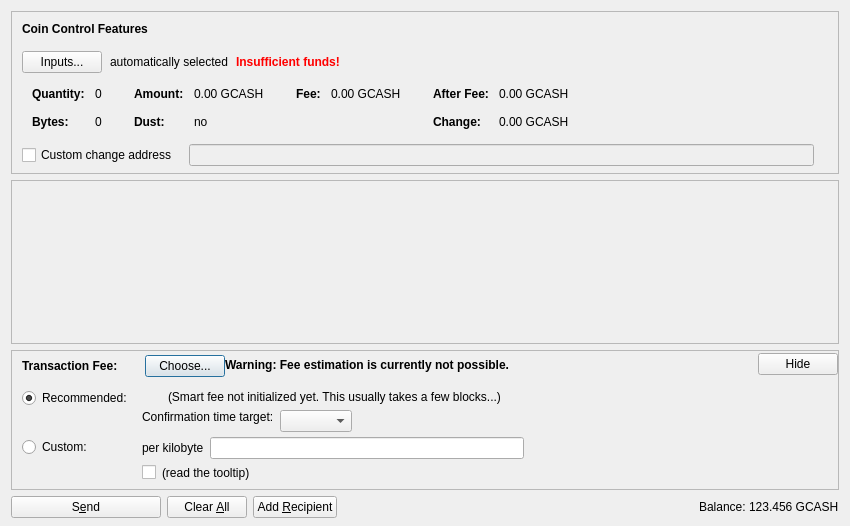
<?xml version="1.0" encoding="UTF-8"?>
<ui version="4.0">
 <class>SendCoinsDialog</class>
 <widget class="QDialog" name="SendCoinsDialog">
  <property name="geometry">
   <rect>
    <x>0</x>
    <y>0</y>
    <width>850</width>
    <height>526</height>
   </rect>
  </property>
  <property name="windowTitle">
   <string>Send Coins</string>
  </property>
  <layout class="QVBoxLayout" name="verticalLayout" stretch="0,1,0,0">
   <property name="bottomMargin">
    <number>8</number>
   </property>
   <item>
    <widget class="QFrame" name="frameCoinControl">
     <property name="sizePolicy">
      <sizepolicy hsizetype="Expanding" vsizetype="Expanding">
       <horstretch>0</horstretch>
       <verstretch>0</verstretch>
      </sizepolicy>
     </property>
     <property name="maximumSize">
      <size>
       <width>16777215</width>
       <height>16777215</height>
      </size>
     </property>
     <property name="frameShape">
      <enum>QFrame::StyledPanel</enum>
     </property>
     <property name="frameShadow">
      <enum>QFrame::Sunken</enum>
     </property>
     <layout class="QVBoxLayout" name="verticalLayoutCoinControl2">
      <property name="spacing">
       <number>0</number>
      </property>
      <property name="leftMargin">
       <number>0</number>
      </property>
      <property name="topMargin">
       <number>0</number>
      </property>
      <property name="rightMargin">
       <number>0</number>
      </property>
      <property name="bottomMargin">
       <number>6</number>
      </property>
      <item>
       <layout class="QVBoxLayout" name="verticalLayoutCoinControl" stretch="0,0,0,0,1">
        <property name="spacing">
         <number>0</number>
        </property>
        <property name="leftMargin">
         <number>10</number>
        </property>
        <property name="topMargin">
         <number>10</number>
        </property>
        <item>
         <layout class="QHBoxLayout" name="horizontalLayoutCoinControl1">
          <property name="bottomMargin">
           <number>15</number>
          </property>
          <item>
           <widget class="QLabel" name="labelCoinControlFeatures">
            <property name="sizePolicy">
             <sizepolicy hsizetype="Preferred" vsizetype="Maximum">
              <horstretch>0</horstretch>
              <verstretch>0</verstretch>
             </sizepolicy>
            </property>
            <property name="font">
             <font>
              <weight>75</weight>
              <bold>true</bold>
             </font>
            </property>
            <property name="styleSheet">
             <string notr="true">font-weight:bold;</string>
            </property>
            <property name="text">
             <string>Coin Control Features</string>
            </property>
           </widget>
          </item>
         </layout>
        </item>
        <item>
         <layout class="QHBoxLayout" name="horizontalLayoutCoinControl2" stretch="0,0,0,0">
          <property name="spacing">
           <number>8</number>
          </property>
          <property name="bottomMargin">
           <number>10</number>
          </property>
          <item>
           <widget class="QPushButton" name="pushButtonCoinControl">
            <property name="styleSheet">
             <string notr="true"/>
            </property>
            <property name="text">
             <string>Inputs...</string>
            </property>
            <property name="autoDefault">
             <bool>false</bool>
            </property>
           </widget>
          </item>
          <item>
           <widget class="QLabel" name="labelCoinControlAutomaticallySelected">
            <property name="text">
             <string>automatically selected</string>
            </property>
            <property name="margin">
             <number>5</number>
            </property>
           </widget>
          </item>
          <item>
           <widget class="QLabel" name="labelCoinControlInsuffFunds">
            <property name="font">
             <font>
              <weight>75</weight>
              <bold>true</bold>
             </font>
            </property>
            <property name="styleSheet">
             <string notr="true">color:red;font-weight:bold;</string>
            </property>
            <property name="text">
             <string>Insufficient funds!</string>
            </property>
            <property name="margin">
             <number>5</number>
            </property>
           </widget>
          </item>
          <item>
           <spacer name="horizontalSpacerCoinControl">
            <property name="orientation">
             <enum>Qt::Horizontal</enum>
            </property>
            <property name="sizeHint" stdset="0">
             <size>
              <width>40</width>
              <height>1</height>
             </size>
            </property>
           </spacer>
          </item>
         </layout>
        </item>
        <item>
         <widget class="QWidget" name="widgetCoinControl" native="true">
          <property name="sizePolicy">
           <sizepolicy hsizetype="Preferred" vsizetype="Preferred">
            <horstretch>0</horstretch>
            <verstretch>0</verstretch>
           </sizepolicy>
          </property>
          <property name="minimumSize">
           <size>
            <width>0</width>
            <height>0</height>
           </size>
          </property>
          <property name="styleSheet">
           <string notr="true"/>
          </property>
          <layout class="QHBoxLayout" name="horizontalLayoutCoinControl5">
           <property name="leftMargin">
            <number>0</number>
           </property>
           <property name="topMargin">
            <number>0</number>
           </property>
           <property name="rightMargin">
            <number>0</number>
           </property>
           <property name="bottomMargin">
            <number>0</number>
           </property>
           <item>
            <layout class="QHBoxLayout" name="horizontalLayoutCoinControl3" stretch="0,0,0,1">
             <property name="spacing">
              <number>20</number>
             </property>
             <property name="topMargin">
              <number>0</number>
             </property>
             <property name="bottomMargin">
              <number>10</number>
             </property>
             <item>
              <layout class="QFormLayout" name="formLayoutCoinControl1">
               <property name="horizontalSpacing">
                <number>10</number>
               </property>
               <property name="verticalSpacing">
                <number>14</number>
               </property>
               <property name="leftMargin">
                <number>10</number>
               </property>
               <property name="topMargin">
                <number>4</number>
               </property>
               <property name="rightMargin">
                <number>6</number>
               </property>
               <item row="0" column="0">
                <widget class="QLabel" name="labelCoinControlQuantityText">
                 <property name="font">
                  <font>
                   <weight>75</weight>
                   <bold>true</bold>
                  </font>
                 </property>
                 <property name="text">
                  <string>Quantity:</string>
                 </property>
                 <property name="margin">
                  <number>0</number>
                 </property>
                </widget>
               </item>
               <item row="0" column="1">
                <widget class="QLabel" name="labelCoinControlQuantity">
                 <property name="cursor">
                  <cursorShape>IBeamCursor</cursorShape>
                 </property>
                 <property name="contextMenuPolicy">
                  <enum>Qt::ActionsContextMenu</enum>
                 </property>
                 <property name="text">
                  <string notr="true">0</string>
                 </property>
                 <property name="margin">
                  <number>0</number>
                 </property>
                 <property name="textInteractionFlags">
                  <set>Qt::LinksAccessibleByMouse|Qt::TextSelectableByKeyboard|Qt::TextSelectableByMouse</set>
                 </property>
                </widget>
               </item>
               <item row="1" column="0">
                <widget class="QLabel" name="labelCoinControlBytesText">
                 <property name="font">
                  <font>
                   <weight>75</weight>
                   <bold>true</bold>
                  </font>
                 </property>
                 <property name="text">
                  <string>Bytes:</string>
                 </property>
                </widget>
               </item>
               <item row="1" column="1">
                <widget class="QLabel" name="labelCoinControlBytes">
                 <property name="cursor">
                  <cursorShape>IBeamCursor</cursorShape>
                 </property>
                 <property name="contextMenuPolicy">
                  <enum>Qt::ActionsContextMenu</enum>
                 </property>
                 <property name="text">
                  <string notr="true">0</string>
                 </property>
                 <property name="textInteractionFlags">
                  <set>Qt::LinksAccessibleByMouse|Qt::TextSelectableByKeyboard|Qt::TextSelectableByMouse</set>
                 </property>
                </widget>
               </item>
              </layout>
             </item>
             <item>
              <layout class="QFormLayout" name="formLayoutCoinControl2">
               <property name="horizontalSpacing">
                <number>10</number>
               </property>
               <property name="verticalSpacing">
                <number>14</number>
               </property>
               <property name="leftMargin">
                <number>6</number>
               </property>
               <property name="topMargin">
                <number>4</number>
               </property>
               <property name="rightMargin">
                <number>6</number>
               </property>
               <item row="0" column="0">
                <widget class="QLabel" name="labelCoinControlAmountText">
                 <property name="font">
                  <font>
                   <weight>75</weight>
                   <bold>true</bold>
                  </font>
                 </property>
                 <property name="text">
                  <string>Amount:</string>
                 </property>
                 <property name="margin">
                  <number>0</number>
                 </property>
                </widget>
               </item>
               <item row="0" column="1">
                <widget class="QLabel" name="labelCoinControlAmount">
                 <property name="cursor">
                  <cursorShape>IBeamCursor</cursorShape>
                 </property>
                 <property name="contextMenuPolicy">
                  <enum>Qt::ActionsContextMenu</enum>
                 </property>
                 <property name="text">
                  <string notr="true">0.00 GCASH</string>
                 </property>
                 <property name="textInteractionFlags">
                  <set>Qt::LinksAccessibleByMouse|Qt::TextSelectableByKeyboard|Qt::TextSelectableByMouse</set>
                 </property>
                </widget>
               </item>
               <item row="1" column="0">
                <widget class="QLabel" name="labelCoinControlLowOutputText">
                 <property name="font">
                  <font>
                   <weight>75</weight>
                   <bold>true</bold>
                  </font>
                 </property>
                 <property name="text">
                  <string>Dust:</string>
                 </property>
                </widget>
               </item>
               <item row="1" column="1">
                <widget class="QLabel" name="labelCoinControlLowOutput">
                 <property name="cursor">
                  <cursorShape>IBeamCursor</cursorShape>
                 </property>
                 <property name="contextMenuPolicy">
                  <enum>Qt::ActionsContextMenu</enum>
                 </property>
                 <property name="text">
                  <string notr="true">no</string>
                 </property>
                 <property name="textInteractionFlags">
                  <set>Qt::LinksAccessibleByMouse|Qt::TextSelectableByKeyboard|Qt::TextSelectableByMouse</set>
                 </property>
                </widget>
               </item>
              </layout>
             </item>
             <item>
              <layout class="QFormLayout" name="formLayoutCoinControl3">
               <property name="horizontalSpacing">
                <number>10</number>
               </property>
               <property name="verticalSpacing">
                <number>14</number>
               </property>
               <property name="leftMargin">
                <number>6</number>
               </property>
               <property name="topMargin">
                <number>4</number>
               </property>
               <property name="rightMargin">
                <number>6</number>
               </property>
               <item row="0" column="0">
                <widget class="QLabel" name="labelCoinControlFeeText">
                 <property name="font">
                  <font>
                   <weight>75</weight>
                   <bold>true</bold>
                  </font>
                 </property>
                 <property name="text">
                  <string>Fee:</string>
                 </property>
                 <property name="margin">
                  <number>0</number>
                 </property>
                </widget>
               </item>
               <item row="0" column="1">
                <widget class="QLabel" name="labelCoinControlFee">
                 <property name="cursor">
                  <cursorShape>IBeamCursor</cursorShape>
                 </property>
                 <property name="contextMenuPolicy">
                  <enum>Qt::ActionsContextMenu</enum>
                 </property>
                 <property name="text">
                  <string notr="true">0.00 GCASH</string>
                 </property>
                 <property name="textInteractionFlags">
                  <set>Qt::LinksAccessibleByMouse|Qt::TextSelectableByKeyboard|Qt::TextSelectableByMouse</set>
                 </property>
                </widget>
               </item>
              </layout>
             </item>
             <item>
              <layout class="QFormLayout" name="formLayoutCoinControl4">
               <property name="horizontalSpacing">
                <number>10</number>
               </property>
               <property name="verticalSpacing">
                <number>14</number>
               </property>
               <property name="leftMargin">
                <number>6</number>
               </property>
               <property name="topMargin">
                <number>4</number>
               </property>
               <property name="rightMargin">
                <number>6</number>
               </property>
               <item row="0" column="0">
                <widget class="QLabel" name="labelCoinControlAfterFeeText">
                 <property name="font">
                  <font>
                   <weight>75</weight>
                   <bold>true</bold>
                  </font>
                 </property>
                 <property name="text">
                  <string>After Fee:</string>
                 </property>
                 <property name="margin">
                  <number>0</number>
                 </property>
                </widget>
               </item>
               <item row="0" column="1">
                <widget class="QLabel" name="labelCoinControlAfterFee">
                 <property name="cursor">
                  <cursorShape>IBeamCursor</cursorShape>
                 </property>
                 <property name="contextMenuPolicy">
                  <enum>Qt::ActionsContextMenu</enum>
                 </property>
                 <property name="text">
                  <string notr="true">0.00 GCASH</string>
                 </property>
                 <property name="textInteractionFlags">
                  <set>Qt::LinksAccessibleByMouse|Qt::TextSelectableByKeyboard|Qt::TextSelectableByMouse</set>
                 </property>
                </widget>
               </item>
               <item row="1" column="0">
                <widget class="QLabel" name="labelCoinControlChangeText">
                 <property name="font">
                  <font>
                   <weight>75</weight>
                   <bold>true</bold>
                  </font>
                 </property>
                 <property name="text">
                  <string>Change:</string>
                 </property>
                </widget>
               </item>
               <item row="1" column="1">
                <widget class="QLabel" name="labelCoinControlChange">
                 <property name="cursor">
                  <cursorShape>IBeamCursor</cursorShape>
                 </property>
                 <property name="contextMenuPolicy">
                  <enum>Qt::ActionsContextMenu</enum>
                 </property>
                 <property name="text">
                  <string notr="true">0.00 GCASH</string>
                 </property>
                 <property name="textInteractionFlags">
                  <set>Qt::LinksAccessibleByMouse|Qt::TextSelectableByKeyboard|Qt::TextSelectableByMouse</set>
                 </property>
                </widget>
               </item>
              </layout>
             </item>
            </layout>
           </item>
          </layout>
         </widget>
        </item>
        <item>
         <layout class="QHBoxLayout" name="horizontalLayoutCoinControl4" stretch="0,0,0">
          <property name="spacing">
           <number>12</number>
          </property>
          <property name="sizeConstraint">
           <enum>QLayout::SetDefaultConstraint</enum>
          </property>
          <property name="topMargin">
           <number>5</number>
          </property>
          <property name="rightMargin">
           <number>5</number>
          </property>
          <item>
           <widget class="QCheckBox" name="checkBoxCoinControlChange">
            <property name="toolTip">
             <string>If this is activated, but the change address is empty or invalid, change will be sent to a newly generated address.</string>
            </property>
            <property name="text">
             <string>Custom change address</string>
            </property>
           </widget>
          </item>
          <item>
           <widget class="QValidatedLineEdit" name="lineEditCoinControlChange">
            <property name="enabled">
             <bool>false</bool>
            </property>
            <property name="sizePolicy">
             <sizepolicy hsizetype="Expanding" vsizetype="Fixed">
              <horstretch>0</horstretch>
              <verstretch>0</verstretch>
             </sizepolicy>
            </property>
           </widget>
          </item>
          <item>
           <widget class="QLabel" name="labelCoinControlChangeLabel">
            <property name="sizePolicy">
             <sizepolicy hsizetype="Preferred" vsizetype="Expanding">
              <horstretch>0</horstretch>
              <verstretch>0</verstretch>
             </sizepolicy>
            </property>
            <property name="minimumSize">
             <size>
              <width>0</width>
              <height>0</height>
             </size>
            </property>
            <property name="text">
             <string/>
            </property>
            <property name="margin">
             <number>3</number>
            </property>
           </widget>
          </item>
         </layout>
        </item>
        <item>
         <spacer name="verticalSpacerCoinControl">
          <property name="orientation">
           <enum>Qt::Vertical</enum>
          </property>
          <property name="sizeHint" stdset="0">
           <size>
            <width>800</width>
            <height>1</height>
           </size>
          </property>
         </spacer>
        </item>
       </layout>
      </item>
     </layout>
    </widget>
   </item>
   <item>
    <widget class="QScrollArea" name="scrollArea">
     <property name="widgetResizable">
      <bool>true</bool>
     </property>
     <widget class="QWidget" name="scrollAreaWidgetContents">
      <property name="geometry">
       <rect>
        <x>0</x>
        <y>0</y>
        <width>830</width>
        <height>104</height>
       </rect>
      </property>
      <layout class="QVBoxLayout" name="verticalLayout_2" stretch="0,1">
       <property name="leftMargin">
        <number>0</number>
       </property>
       <property name="topMargin">
        <number>0</number>
       </property>
       <property name="rightMargin">
        <number>0</number>
       </property>
       <property name="bottomMargin">
        <number>0</number>
       </property>
       <item>
        <layout class="QVBoxLayout" name="entries">
         <property name="spacing">
          <number>6</number>
         </property>
        </layout>
       </item>
       <item>
        <spacer name="verticalSpacer">
         <property name="orientation">
          <enum>Qt::Vertical</enum>
         </property>
         <property name="sizeHint" stdset="0">
          <size>
           <width>20</width>
           <height>40</height>
          </size>
         </property>
        </spacer>
       </item>
      </layout>
     </widget>
    </widget>
   </item>
   <item>
    <widget class="QFrame" name="frameFee">
     <property name="sizePolicy">
      <sizepolicy hsizetype="Expanding" vsizetype="Expanding">
       <horstretch>0</horstretch>
       <verstretch>0</verstretch>
      </sizepolicy>
     </property>
     <property name="maximumSize">
      <size>
       <width>16777215</width>
       <height>16777215</height>
      </size>
     </property>
     <property name="frameShape">
      <enum>QFrame::StyledPanel</enum>
     </property>
     <property name="frameShadow">
      <enum>QFrame::Sunken</enum>
     </property>
     <layout class="QVBoxLayout" name="verticalLayoutFee1">
      <property name="spacing">
       <number>0</number>
      </property>
      <property name="leftMargin">
       <number>0</number>
      </property>
      <property name="topMargin">
       <number>0</number>
      </property>
      <property name="rightMargin">
       <number>0</number>
      </property>
      <property name="bottomMargin">
       <number>0</number>
      </property>
      <item>
       <layout class="QVBoxLayout" name="verticalLayoutFee2" stretch="0,0,0">
        <property name="spacing">
         <number>0</number>
        </property>
        <property name="leftMargin">
         <number>10</number>
        </property>
        <property name="topMargin">
         <number>0</number>
        </property>
        <item>
         <layout class="QHBoxLayout" name="horizontalLayoutFee1">
          <property name="bottomMargin">
           <number>0</number>
          </property>
          <item>
           <layout class="QVBoxLayout" name="verticalLayoutFee7">
            <property name="spacing">
             <number>0</number>
            </property>
            <item>
             <spacer name="verticalSpacerSmartFee">
              <property name="orientation">
               <enum>Qt::Vertical</enum>
              </property>
              <property name="sizeType">
               <enum>QSizePolicy::Fixed</enum>
              </property>
              <property name="sizeHint" stdset="0">
               <size>
                <width>1</width>
                <height>4</height>
               </size>
              </property>
             </spacer>
            </item>
            <item>
             <layout class="QHBoxLayout" name="horizontalLayoutSmartFee">
              <property name="spacing">
               <number>10</number>
              </property>
              <item>
               <widget class="QLabel" name="labelFeeHeadline">
                <property name="sizePolicy">
                 <sizepolicy hsizetype="Preferred" vsizetype="Maximum">
                  <horstretch>0</horstretch>
                  <verstretch>0</verstretch>
                 </sizepolicy>
                </property>
                <property name="font">
                 <font>
                  <weight>75</weight>
                  <bold>true</bold>
                 </font>
                </property>
                <property name="styleSheet">
                 <string notr="true">font-weight:bold;</string>
                </property>
                <property name="text">
                 <string>Transaction Fee:</string>
                </property>
               </widget>
              </item>
              <item>
               <widget class="QLabel" name="labelFeeMinimized">
                <property name="text">
                 <string/>
                </property>
               </widget>
              </item>
              <item>
               <widget class="QPushButton" name="buttonChooseFee">
                <property name="text">
                 <string>Choose...</string>
                </property>
               </widget>
              </item>
             </layout>
            </item>
            <item>
             <spacer name="verticalSpacer_5">
              <property name="orientation">
               <enum>Qt::Vertical</enum>
              </property>
              <property name="sizeHint" stdset="0">
               <size>
                <width>1</width>
                <height>1</height>
               </size>
              </property>
             </spacer>
            </item>
           </layout>
          </item>
          <item>
           <widget class="QLabel" name="fallbackFeeWarningLabel">
            <property name="toolTip">
             <string>Using the fallbackfee can result in sending a transaction that will take several hours or days (or never) to confirm. Consider choosing your fee manually or wait until you have validated the complete chain.</string>
            </property>
            <property name="font">
            <font>
                <weight>75</weight>
                <bold>true</bold>
            </font>
            </property>
            <property name="text">
             <string>Warning: Fee estimation is currently not possible.</string>
            </property>
            <property name="wordWrap">
             <bool>false</bool>
            </property>
           </widget>
          </item>
          <item>
           <spacer name="horizontalSpacer_4">
            <property name="orientation">
             <enum>Qt::Horizontal</enum>
            </property>
            <property name="sizeType">
             <enum>QSizePolicy::MinimumExpanding</enum>
            </property>
            <property name="sizeHint" stdset="0">
             <size>
              <width>40</width>
              <height>20</height>
             </size>
            </property>
           </spacer>
          </item>
          <item>
           <widget class="QPushButton" name="buttonMinimizeFee">
            <property name="toolTip">
             <string>collapse fee-settings</string>
            </property>
            <property name="text">
             <string>Hide</string>
            </property>
           </widget>
          </item>
         </layout>
        </item>
        <item>
         <widget class="QFrame" name="frameFeeSelection">
          <layout class="QVBoxLayout" name="verticalLayoutFee12">
           <property name="spacing">
            <number>0</number>
           </property>
           <property name="leftMargin">
            <number>0</number>
           </property>
           <property name="topMargin">
            <number>0</number>
           </property>
           <property name="rightMargin">
            <number>0</number>
           </property>
           <property name="bottomMargin">
            <number>0</number>
           </property>
           <item>
            <layout class="QGridLayout" name="gridLayoutFee">
             <property name="topMargin">
              <number>10</number>
             </property>
             <property name="bottomMargin">
              <number>4</number>
             </property>
             <property name="horizontalSpacing">
              <number>10</number>
             </property>
             <property name="verticalSpacing">
              <number>4</number>
             </property>
             <item row="1" column="1">
              <layout class="QVBoxLayout" name="verticalLayoutFee8">
               <property name="spacing">
                <number>6</number>
               </property>
               <item>
                <layout class="QHBoxLayout" name="horizontalLayoutFee13">
                 <item>
                  <widget class="QLabel" name="labelCustomPerKilobyte">
                   <property name="toolTip">
                    <string>Specify a custom fee per kB (1,000 bytes) of the transaction's virtual size.

Note:  Since the fee is calculated on a per-byte basis, a fee of "100 satoshis per kB" for a transaction size of 500 bytes (half of 1 kB) would ultimately yield a fee of only 50 satoshis.</string>
                   </property>
                   <property name="text">
                    <string>per kilobyte</string>
                   </property>
                  </widget>
                 </item>
                 <item>
                  <widget class="BitcoinAmountField" name="customFee"/>
                 </item>
                 <item>
                  <spacer name="horizontalSpacer_6">
                   <property name="orientation">
                    <enum>Qt::Horizontal</enum>
                   </property>
                   <property name="sizeHint" stdset="0">
                    <size>
                     <width>1</width>
                     <height>1</height>
                    </size>
                   </property>
                  </spacer>
                 </item>
                </layout>
               </item>
               <item>
                <layout class="QHBoxLayout" name="horizontalLayoutFee8">
                 <item>
                  <widget class="QCheckBox" name="checkBoxMinimumFee">
                   <property name="toolTip">
                    <string>Paying only the minimum fee is just fine as long as there is less transaction volume than space in the blocks. But be aware that this can end up in a never confirming transaction once there is more demand for goodcash transactions than the network can process.</string>
                   </property>
                   <property name="text">
                    <string/>
                   </property>
                  </widget>
                 </item>
                 <item>
                  <widget class="QLabel" name="labelMinFeeWarning">
                   <property name="enabled">
                    <bool>true</bool>
                   </property>
                   <property name="toolTip">
                    <string>Paying only the minimum fee is just fine as long as there is less transaction volume than space in the blocks. But be aware that this can end up in a never confirming transaction once there is more demand for goodcash transactions than the network can process.</string>
                   </property>
                   <property name="text">
                    <string>(read the tooltip)</string>
                   </property>
                   <property name="margin">
                    <number>5</number>
                   </property>
                  </widget>
                 </item>
                 <item>
                  <spacer name="horizontalSpacer_2">
                   <property name="orientation">
                    <enum>Qt::Horizontal</enum>
                   </property>
                   <property name="sizeHint" stdset="0">
                    <size>
                     <width>1</width>
                     <height>1</height>
                    </size>
                   </property>
                  </spacer>
                 </item>
                </layout>
               </item>
              </layout>
             </item>
             <item row="0" column="0">
              <layout class="QVBoxLayout" name="verticalLayoutFee4" stretch="0,1">
               <item>
                <widget class="QRadioButton" name="radioSmartFee">
                 <property name="text">
                  <string>Recommended:</string>
                 </property>
                 <property name="checked">
                  <bool>true</bool>
                 </property>
                 <attribute name="buttonGroup">
                  <string notr="true">groupFee</string>
                 </attribute>
                </widget>
               </item>
               <item>
                <spacer name="verticalSpacer_2">
                 <property name="orientation">
                  <enum>Qt::Vertical</enum>
                 </property>
                 <property name="sizeHint" stdset="0">
                  <size>
                   <width>1</width>
                   <height>1</height>
                  </size>
                 </property>
                </spacer>
               </item>
              </layout>
             </item>
             <item row="1" column="0">
              <layout class="QVBoxLayout" name="verticalLayoutFee9" stretch="0,1">
               <item>
                <widget class="QRadioButton" name="radioCustomFee">
                 <property name="text">
                  <string>Custom:</string>
                 </property>
                 <attribute name="buttonGroup">
                  <string notr="true">groupFee</string>
                 </attribute>
                </widget>
               </item>
               <item>
                <spacer name="verticalSpacer_6">
                 <property name="orientation">
                  <enum>Qt::Vertical</enum>
                 </property>
                 <property name="sizeHint" stdset="0">
                  <size>
                   <width>1</width>
                   <height>1</height>
                  </size>
                 </property>
                </spacer>
               </item>
              </layout>
             </item>
             <item row="0" column="1">
              <layout class="QVBoxLayout" name="verticalLayoutFee3" stretch="0,0,1">
               <property name="spacing">
                <number>6</number>
               </property>
               <property name="topMargin">
                <number>2</number>
               </property>
               <item>
                <layout class="QHBoxLayout" name="horizontalLayoutFee12">
                 <item>
                  <widget class="QLabel" name="labelSmartFee">
                   <property name="text">
                    <string/>
                   </property>
                   <property name="margin">
                    <number>2</number>
                   </property>
                  </widget>
                 </item>
                 <item>
                  <widget class="QLabel" name="labelFeeEstimation">
                   <property name="text">
                    <string/>
                   </property>
                  </widget>
                 </item>
                 <item>
                  <widget class="QLabel" name="labelSmartFee2">
                   <property name="text">
                    <string>(Smart fee not initialized yet. This usually takes a few blocks...)</string>
                   </property>
                   <property name="margin">
                    <number>2</number>
                   </property>
                  </widget>
                 </item>
                 <item>
                  <spacer name="horizontalSpacer_5">
                   <property name="orientation">
                    <enum>Qt::Horizontal</enum>
                   </property>
                   <property name="sizeHint" stdset="0">
                    <size>
                     <width>1</width>
                     <height>1</height>
                    </size>
                   </property>
                  </spacer>
                 </item>
                </layout>
               </item>
               <item>
                <layout class="QHBoxLayout" name="horizontalLayoutFee9">
                 <item>
                  <layout class="QVBoxLayout" name="verticalLayoutFee6">
                   <item>
                    <widget class="QLabel" name="labelSmartFee3">
                     <property name="text">
                      <string>Confirmation time target:</string>
                     </property>
                     <property name="margin">
                      <number>2</number>
                     </property>
                    </widget>
                   </item>
                   <item>
                    <spacer name="verticalSpacer_3">
                     <property name="orientation">
                      <enum>Qt::Vertical</enum>
                     </property>
                     <property name="sizeHint" stdset="0">
                      <size>
                       <width>1</width>
                       <height>1</height>
                      </size>
                     </property>
                    </spacer>
                   </item>
                  </layout>
                 </item>
                 <item>
                  <layout class="QVBoxLayout" name="verticalLayoutFee5">
                   <property name="rightMargin">
                    <number>30</number>
                   </property>
                   <item>
                    <layout class="QHBoxLayout" name="horizontalLayoutConfTarget">
                     <property name="bottomMargin">
                      <number>0</number>
                     </property>
                     <item>
                      <widget class="QComboBox" name="confTargetSelector"/>
                     </item>
                     <item>
                      <spacer name="horizontalSpacerConfTarget">
                       <property name="orientation">
                        <enum>Qt::Horizontal</enum>
                       </property>
                       <property name="sizeHint" stdset="0">
                        <size>
                         <width>40</width>
                         <height>20</height>
                        </size>
                       </property>
                      </spacer>
                     </item>
                    </layout>
                   </item>
                  </layout>
                 </item>
                </layout>
               </item>
               <item>
                <spacer name="verticalSpacer_4">
                 <property name="orientation">
                  <enum>Qt::Vertical</enum>
                 </property>
                 <property name="sizeHint" stdset="0">
                  <size>
                   <width>1</width>
                   <height>1</height>
                  </size>
                 </property>
                </spacer>
               </item>
              </layout>
             </item>
            </layout>
           </item>
          </layout>
         </widget>
        </item>
        <item>
         <spacer name="verticalSpacerFee">
          <property name="orientation">
           <enum>Qt::Vertical</enum>
          </property>
          <property name="sizeHint" stdset="0">
           <size>
            <width>40</width>
            <height>5</height>
           </size>
          </property>
         </spacer>
        </item>
       </layout>
      </item>
     </layout>
    </widget>
   </item>
   <item>
    <layout class="QHBoxLayout" name="horizontalLayout">
     <item>
      <widget class="QPushButton" name="sendButton">
       <property name="minimumSize">
        <size>
         <width>150</width>
         <height>0</height>
        </size>
       </property>
       <property name="toolTip">
        <string>Confirm the send action</string>
       </property>
       <property name="text">
        <string>S&amp;end</string>
       </property>
       <property name="icon">
        <iconset resource="../bitcoin.qrc">
         <normaloff>:/icons/send</normaloff>:/icons/send</iconset>
       </property>
       <property name="autoDefault">
        <bool>false</bool>
       </property>
       <property name="default">
        <bool>false</bool>
       </property>
      </widget>
     </item>
     <item>
      <widget class="QPushButton" name="clearButton">
       <property name="sizePolicy">
        <sizepolicy hsizetype="Minimum" vsizetype="Fixed">
         <horstretch>0</horstretch>
         <verstretch>0</verstretch>
        </sizepolicy>
       </property>
       <property name="toolTip">
        <string>Clear all fields of the form.</string>
       </property>
       <property name="text">
        <string>Clear &amp;All</string>
       </property>
       <property name="icon">
        <iconset resource="../bitcoin.qrc">
         <normaloff>:/icons/remove</normaloff>:/icons/remove</iconset>
       </property>
       <property name="autoDefault">
        <bool>false</bool>
       </property>
      </widget>
     </item>
     <item>
      <widget class="QPushButton" name="addButton">
       <property name="toolTip">
        <string>Send to multiple recipients at once</string>
       </property>
       <property name="text">
        <string>Add &amp;Recipient</string>
       </property>
       <property name="icon">
        <iconset resource="../bitcoin.qrc">
         <normaloff>:/icons/add</normaloff>:/icons/add</iconset>
       </property>
       <property name="autoDefault">
        <bool>false</bool>
       </property>
      </widget>
     </item>
     <item>
      <spacer name="horizontalSpacer">
       <property name="orientation">
        <enum>Qt::Horizontal</enum>
       </property>
       <property name="sizeHint" stdset="0">
        <size>
         <width>40</width>
         <height>20</height>
        </size>
       </property>
      </spacer>
     </item>
     <item>
      <layout class="QHBoxLayout" name="horizontalLayout_2">
       <property name="spacing">
        <number>3</number>
       </property>
       <item>
        <widget class="QLabel" name="label">
         <property name="sizePolicy">
          <sizepolicy hsizetype="Preferred" vsizetype="Fixed">
           <horstretch>0</horstretch>
           <verstretch>0</verstretch>
          </sizepolicy>
         </property>
         <property name="text">
          <string>Balance:</string>
         </property>
        </widget>
       </item>
       <item>
        <widget class="QLabel" name="labelBalance">
         <property name="sizePolicy">
          <sizepolicy hsizetype="Preferred" vsizetype="Fixed">
           <horstretch>0</horstretch>
           <verstretch>0</verstretch>
          </sizepolicy>
         </property>
         <property name="cursor">
          <cursorShape>IBeamCursor</cursorShape>
         </property>
         <property name="text">
          <string notr="true">123.456 GCASH</string>
         </property>
         <property name="textInteractionFlags">
          <set>Qt::LinksAccessibleByMouse|Qt::TextSelectableByKeyboard|Qt::TextSelectableByMouse</set>
         </property>
        </widget>
       </item>
      </layout>
     </item>
    </layout>
   </item>
  </layout>
 </widget>
 <customwidgets>
  <customwidget>
   <class>QValidatedLineEdit</class>
   <extends>QLineEdit</extends>
   <header>qt/qvalidatedlineedit.h</header>
  </customwidget>
  <customwidget>
   <class>BitcoinAmountField</class>
   <extends>QLineEdit</extends>
   <header>qt/bitcoinamountfield.h</header>
   <container>1</container>
  </customwidget>
 </customwidgets>
 <resources>
  <include location="../bitcoin.qrc"/>
 </resources>
 <connections/>
 <buttongroups>
  <buttongroup name="groupFee"/>
 </buttongroups>
</ui>
